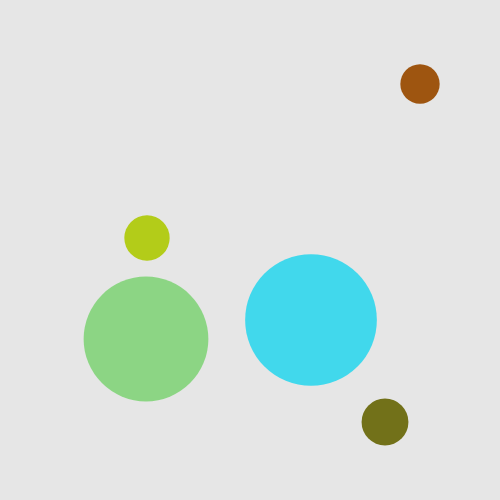
Frame 1 (no input)
Frame 60 (no input): identical to frame 1, image omitted
Frame 120 (the mouse pressed at the canvas centre since frame 60): identical to frame 1, image omitted

The p5.js sketch that drew this single still picture (run headless with seeded random() and noise() and a simulated clock; from frame 60 on, the mouse is pressed at the canvas centre):

// p5.js sketch
// ── sketch.js
const circlesList = [];
const coordinatesList = [];
circleBufferSpace = 10;
borderBufferSpace = 10;

function setup() {
  createCanvas(500, 500);
  background('#e6e6e6');

  createCircles();
}

function draw() {}

function createCircles() {
  while (circlesList.length <= 4) {
    const circleRadius = random(10, width / 6);

    const circle = new Circle(circleRadius, width, height);
    const coordinates = { x: circle.x, y: circle.y };

    let overlapping = false;
    if (circlesList.length) {
      for (let i = 0; i < circlesList.length; i++) {
        // CHECK OVERLAPPING
        const other = circlesList[i];
        const distance = Math.round(
          Math.sqrt(
            Math.pow(circle.x - other.x, 2) + Math.pow(circle.y - other.y, 2)
          )
        );
        circle.index = index;
        const radiusSum = circle.r + other.r;
        if (distance - circleBufferSpace < radiusSum) {
          overlapping = true;
        }
      }
    }

    if (!overlapping) {
      fill(random(255), random(255), random(255), random(50, 500));
      noStroke();
      ellipse(circle.x, circle.y, circle.r * 2, circle.r * 2);
      index = circlesList.length;
      circle.index = index;
      circlesList.push(circle);
      coordinatesList.push(coordinates);
    }
  }
}

function checkOverlaping(other) {
  const distance = Math.round(
    Math.sqrt(Math.pow(circle.x - other.x, 2) + Math.pow(circle.y - other.y, 2))
  );

  const radiusSum = circle.r + other.r;

  return radiusSum < distance;
}

class Circle {
  circleBufferSpace = 10;
  borderBufferSpace = 10;
  x;
  y;
  r;
  index;
  parentWidth;
  parentHeight;

  constructor(radius, width, height, index) {
    this.r = radius;
    this.parentWidth = width;
    this.parentHeight = height;
    this.index = index;

    this.createCoordinates();
  }

  createCoordinates() {
    this.x = Math.round(
      random(
        this.r + this.borderBufferSpace,
        this.parentWidth - this.r - this.borderBufferSpace
      )
    );

    this.y = Math.round(
      random(
        this.r + this.borderBufferSpace,
        this.parentHeight - this.r - this.borderBufferSpace
      )
    );
  }
}

// ── styles.css
* {
    box-sizing: border-box;
}

body {
    height: 100vh;
    width: 100vw;
    border: 1px solid red;
    display: flex;
    justify-content: center;
    align-items: center;
    margin: 0;
    padding: 0;
}
